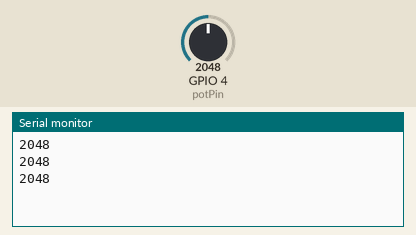
This sketch was run on a simulated ESP32. Shown: the last lines printed to the serial monitor. The inputs (shaded band) are chosen by the test bench; at power-on: GPIO 4 (potPin) = 2048.

Above: at 2.2 s.
2.3 s: GPIO 4 (potPin) set to 2866
At 2.9 s:
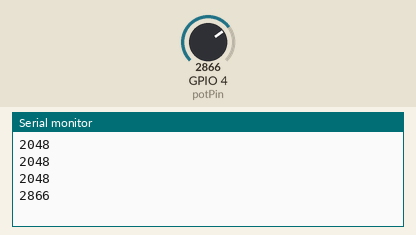
3.8 s: GPIO 4 (potPin) set to 3603
At 4.4 s:
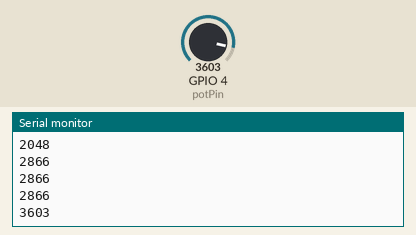
Timing chart, 0 to 6.8 s (numbered marks = the images above; inputs shaded):
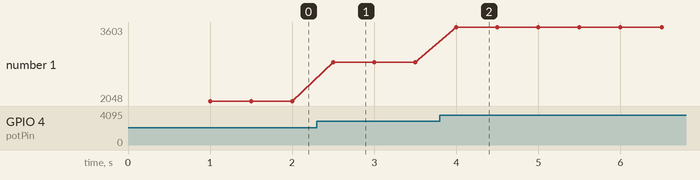

The sketch:

esp32_analogRead_pot.ino
```cpp
// Potentiometer is connected to GPIO 34 (Analog ADC1_CH6)
const int potPin = 4;

// variable for storing the potentiometer value
int inputVal = 0;

void setup() {
 Serial.begin(115200);
 delay(1000);
}

void loop() {
  // Reading potentiometer value
 inputVal = analogRead (potPin);
 Serial.println(inputVal);
 delay(500);
}
```

Measured:
- after the input at 2.3 s, the serial monitor: prints a new line after 0.20 s (image 1)
- after the input at 3.8 s, the serial monitor: prints a new line after 0.20 s (image 2)
- plotted number 1: 2048 → 2866 after the input at 2.3 s, 2866 → 3603 after the input at 3.8 s
